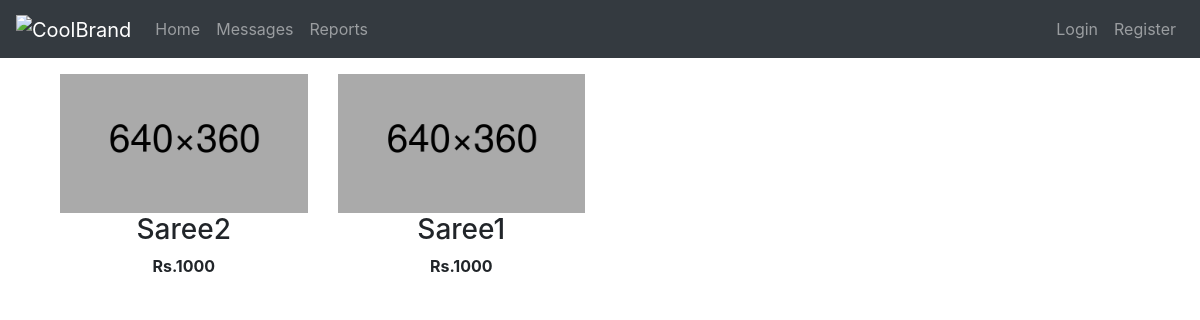
The page / on the database its author committed.
### products/models.py (models this page shows, shortened)
class Product(models.Model):
    title = models.CharField(max_length=156)
    product_id = models.CharField(max_length=156, unique=True,default="")
    price = models.PositiveIntegerField()
    stock = models.PositiveIntegerField(default = 1)
    available = models.BooleanField(default=True)
    description = models.TextField()
    image1 = models.ImageField(upload_to='products/',default="")
    image2 = models.ImageField(upload_to='products/',default="")
    image3 = models.ImageField(upload_to='products/',default="")
    image4 = models.ImageField(upload_to='products/',default="")
    posted_at = models.DateTimeField(auto_now_add=True)
    slug = models.SlugField(allow_unicode=True,unique=True,)
    favorites = models.ManyToManyField(Account, related_name='favorites',default=None, blank=True)
    class Meta(): #shows the latest product at first
        ordering = ('-posted_at',)

### products/views.py (the view)
# urls.py: path('',views.ProductListView.as_view(),name='list'),
class ProductListView(ListView):
    model = Product
    context_object_name = 'products'
    template_name = 'products/product_list.html'

### products/templates/products/product_list.html
{% extends "base.html" %}
{% load static %}
{% block bodyblock %}
    <div class="container">
        <div class="row">
            {% for product in products %}
            <div class="col-sm-6 col-md-3">
                <div class="thumbnail" style="text-align: center;">
                  <a href="{% url 'products:detail' slug=product.slug %}"><img src=" media/{{product.image1}} " alt=" {{product.title}} " height="100%" width="100%"></a>
                  <div class="caption" >
                    <h3> {{product.title}} </h3>
                    <p><strong>Rs.{{product.price}}</strong></p>
                  </div>
                </div>
              </div>
            {% endfor %}
        </div>
    </div>
    {% endblock bodyblock %}

### rows shown on the page
Product: image1 (picture), title "Saree2", price "1000"
Product: image1 (picture), title "Saree1", price "1000"
